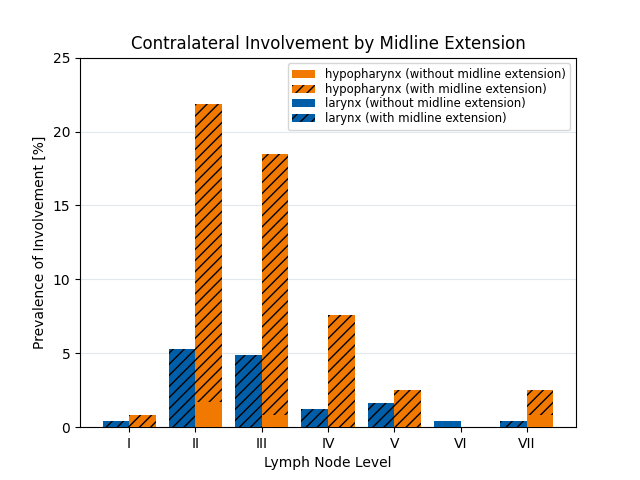

Source code (Python):
"""
Figures and plots for 2024 ESTRO poster on Hypopharynx/Larynx dataset.
"""
import matplotlib.pyplot as plt
import pandas as pd
import numpy as np

LABELS = ["I", "II", "III", "IV", "V", "VI", "VII"][::-1]
COLORS = {
    "green": "#00afa5",
    "red": "#ae0060",
    "blue": "#005ea8",
    "orange": "#f17900",
    "gray": "#c5d5db",
}


if __name__ == "__main__":
    data = pd.read_csv("enhanced.csv", header=[0,1,2])
    side = "contra"

    by_level = 100 * data.groupby(
        by=[("tumor", "1", "extension"), ("tumor", "1", "location")]
    ).sum()
    totals = data.groupby(
        by=[("tumor", "1", "location")],
    ).count()

    fig, axes = plt.subplots(nrows=1, ncols=1)

    for j, location in enumerate(["hypopharynx", "larynx"]):
        axes.bar(
            np.arange(len(LABELS)) - 0.2 + j * 0.4,
            height=(
                by_level.loc[(False, location), ("max_llh", side, LABELS)]
                / totals.loc[location, ("max_llh", side, LABELS)]
            ),
            width=0.4,
            color=COLORS["blue" if location == "larynx" else "orange"],
            label=f"{location} (without midline extension)",
            zorder=10,
        )
        axes.bar(
            np.arange(len(LABELS)) - 0.2 + j * 0.4,
            height=(
                by_level.loc[(True, location), ("max_llh", side, LABELS)]
                / totals.loc[location, ("max_llh", side, LABELS)]
            ),
            bottom=(
                by_level.loc[(False, location), ("max_llh", side, LABELS)]
                / totals.loc[location, ("max_llh", side, LABELS)]
            ),
            width=0.4,
            color=COLORS["blue" if location == "larynx" else "orange"],
            hatch="///",
            label=f"{location} (with midline extension)",
            zorder=10,
        )

    axes.set_xticks(np.arange(len(LABELS)))
    axes.set_xticklabels(LABELS)
    xlims = axes.get_xlim()
    axes.set_xlim(xlims[::-1])
    axes.set_yticks(np.linspace(0, 25, 6))
    axes.set_xlabel("Lymph Node Level")
    axes.set_ylabel("Prevalence of Involvement [%]")
    axes.set_title("Contralateral Involvement by Midline Extension")
    axes.legend(labelspacing=0.15, fontsize="small")
    axes.grid(visible=True, axis="y", alpha=0.5, color=COLORS["gray"])

    plt.savefig("contra_by_midext.png")
